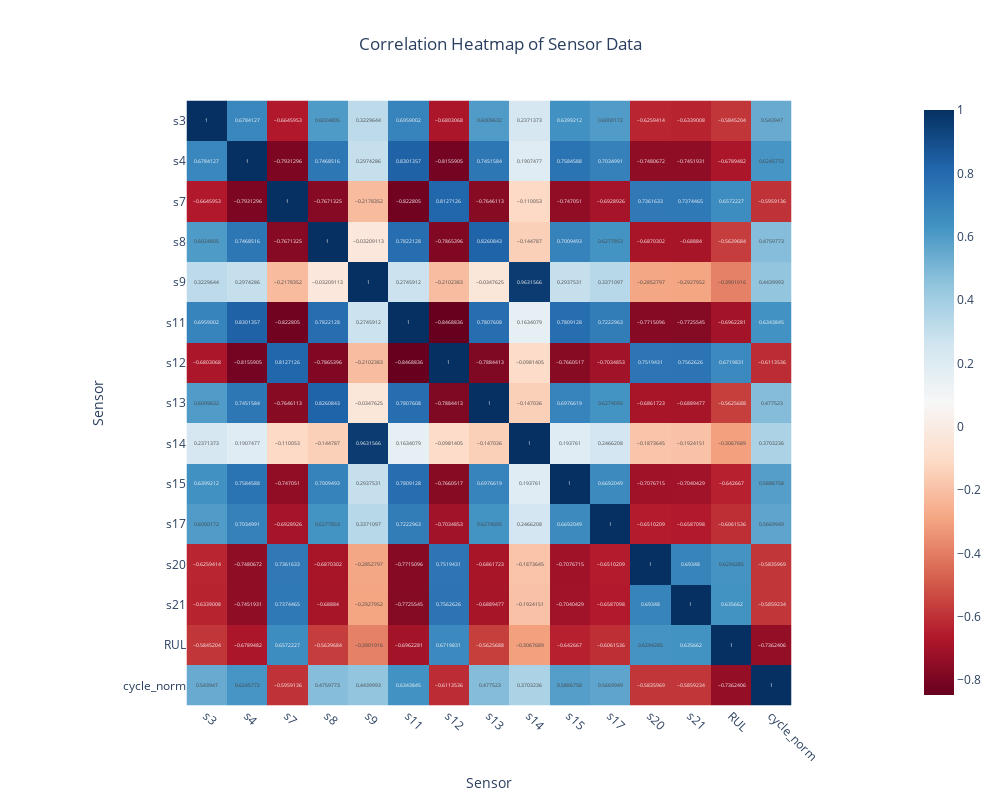

Notebook code cell kept with this figure:
### Markdown cell above
## Correlation Heatmap of Sensors

### Code cell
# Remove columns where the entire column is 0 or 1
train_df_cleaned = train_df.loc[:, ~train_df.isin([0, 1]).all()]

# Now, update sensor_cols to reflect only the remaining columns in the cleaned dataset
# Make sure sensor_cols refers to the columns from the cleaned DataFrame
sensor_cols = train_df_cleaned.columns[5:]  # assuming the sensor columns are from column index 5 onwards

# Now calculate the correlation matrix
corr = train_df_cleaned[sensor_cols].corr()

# Create a Plotly heatmap
fig = px.imshow(corr, text_auto=True, color_continuous_scale='RdBu', title='Correlation Heatmap of Sensor Data')

# Update the layout for better readability
fig.update_layout(
    width=1000,  # Increase the width
    height=800,  # Increase the height
    xaxis_title='Sensor',
    yaxis_title='Sensor',
    xaxis=dict(
        tickmode='array',
        tickvals=np.arange(len(sensor_cols)),
        ticktext=sensor_cols,
        tickangle=45,  # Rotate x-axis labels for readability
    ),
    yaxis=dict(
        tickmode='array',
        tickvals=np.arange(len(sensor_cols)),
        ticktext=sensor_cols,
    ),
    plot_bgcolor='white',
    title_x=0.5
)

fig.show()

### Figure 1 — Plotly figure (JSON) as saved in the notebook; plotly's stock layout.template omitted (floating-point values rounded to 4 significant figures; data arrays with more than 128 entries replaced by an {"elided": "..."} marker saying what was removed)
{"data": [{"coloraxis": "coloraxis", "hovertemplate": "x: %{x}<br>y: %{y}<br>color: %{z}<extra></extra>", "name": "0", "texttemplate": "%{z}", "type": "heatmap", "x": ["s3", "s4", "s7", "s8", "s9", "s11", "s12", "s13", "s14", "s15", "s17", "s20", "s21", "RUL", "cycle_norm"], "xaxis": "x", "y": ["s3", "s4", "s7", "s8", "s9", "s11", "s12", "s13", "s14", "s15", "s17", "s20", "s21", "RUL", "cycle_norm"], "yaxis": "y", "z": {"elided": "15x15 float values"}}], "layout": {"coloraxis": {"colorscale": [[0, "rgb(103,0,31)"], [0.1, "rgb(178,24,43)"], [0.2, "rgb(214,96,77)"], [0.3, "rgb(244,165,130)"], [0.4, "rgb(253,219,199)"], [0.5, "rgb(247,247,247)"], [0.6, "rgb(209,229,240)"], [0.7, "rgb(146,197,222)"], [0.8, "rgb(67,147,195)"], [0.9, "rgb(33,102,172)"], [1, "rgb(5,48,97)"]]}, "height": 800, "plot_bgcolor": "white", "title": {"text": "Correlation Heatmap of Sensor Data", "x": 0.5}, "width": 1000, "xaxis": {"anchor": "y", "constrain": "domain", "domain": [0, 1], "scaleanchor": "y", "tickangle": 45, "tickmode": "array", "ticktext": ["s3", "s4", "s7", "s8", "s9", "s11", "s12", "s13", "s14", "s15", "s17", "s20", "s21", "RUL", "cycle_norm"], "tickvals": [0, 1, 2, 3, 4, 5, 6, 7, 8, 9, 10, 11, 12, 13, 14], "title": {"text": "Sensor"}}, "yaxis": {"anchor": "x", "autorange": "reversed", "constrain": "domain", "domain": [0, 1], "tickmode": "array", "ticktext": ["s3", "s4", "s7", "s8", "s9", "s11", "s12", "s13", "s14", "s15", "s17", "s20", "s21", "RUL", "cycle_norm"], "tickvals": [0, 1, 2, 3, 4, 5, 6, 7, 8, 9, 10, 11, 12, 13, 14], "title": {"text": "Sensor"}}}}
